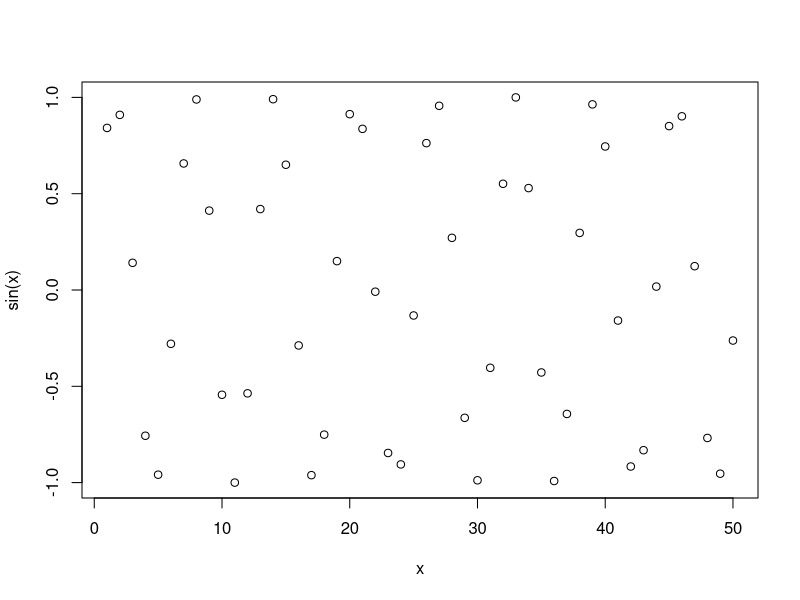
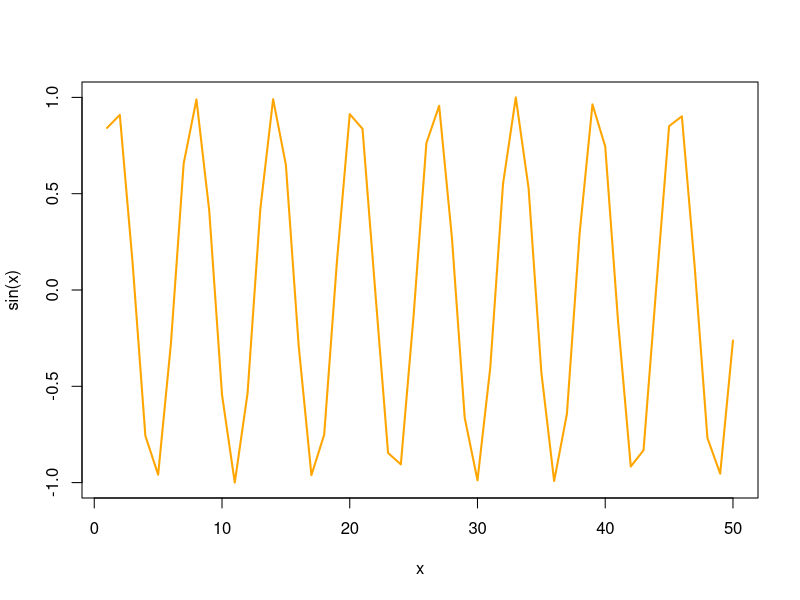

Generate these figures, in order, with R:
#' ---
#' title: "RStudio - Lab Class 4"
#' author: "Ethan Arevalo"
#' date: "January 15th, 2026"
#' ---

x <- 1:50
plot(x, sin(x))
plot(x, sin(x), typ="l", col="orange", lwd=2)
log((10), base = 10)
